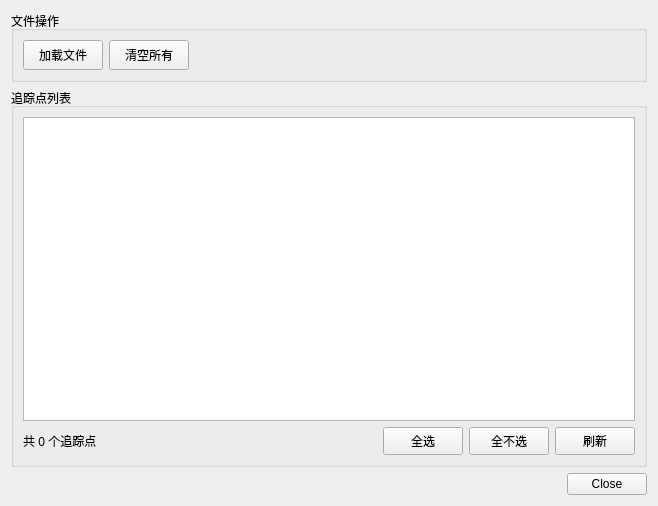
<?xml version="1.0" encoding="UTF-8"?>
<ui version="4.0">
 <class>trackingpointmanager</class>
 <widget class="QWidget" name="trackingpointmanager">
  <property name="geometry">
   <rect>
    <x>0</x>
    <y>0</y>
    <width>658</width>
    <height>506</height>
   </rect>
  </property>
  <property name="windowTitle">
   <string>Form</string>
  </property>
  <layout class="QVBoxLayout" name="verticalLayout">
   <item>
    <widget class="QGroupBox" name="groupBox">
     <property name="title">
      <string>文件操作</string>
     </property>
     <layout class="QHBoxLayout" name="horizontalLayout">
      <item>
       <widget class="QPushButton" name="pbtn_LoadFile">
        <property name="minimumSize">
         <size>
          <width>0</width>
          <height>30</height>
         </size>
        </property>
        <property name="text">
         <string>加载文件</string>
        </property>
       </widget>
      </item>
      <item>
       <widget class="QPushButton" name="pbtn_ClearAll">
        <property name="minimumSize">
         <size>
          <width>0</width>
          <height>30</height>
         </size>
        </property>
        <property name="text">
         <string>清空所有</string>
        </property>
       </widget>
      </item>
      <item>
       <spacer name="horizontalSpacer">
        <property name="orientation">
         <enum>Qt::Horizontal</enum>
        </property>
        <property name="sizeHint" stdset="0">
         <size>
          <width>40</width>
          <height>20</height>
         </size>
        </property>
       </spacer>
      </item>
     </layout>
    </widget>
   </item>
   <item>
    <widget class="QGroupBox" name="groupBox_2">
     <property name="title">
      <string>追踪点列表</string>
     </property>
     <layout class="QVBoxLayout" name="verticalLayout_2">
      <item>
       <widget class="QTableWidget" name="tab_pointtable">
        <property name="alternatingRowColors">
         <bool>true</bool>
        </property>
        <property name="selectionMode">
         <enum>QAbstractItemView::SingleSelection</enum>
        </property>
        <property name="selectionBehavior">
         <enum>QAbstractItemView::SelectRows</enum>
        </property>
       </widget>
      </item>
      <item>
       <layout class="QHBoxLayout" name="horizontalLayout_2">
        <item>
         <widget class="QLabel" name="labelCount">
          <property name="text">
           <string>共 0 个追踪点</string>
          </property>
         </widget>
        </item>
        <item>
         <spacer name="horizontalSpacer_2">
          <property name="orientation">
           <enum>Qt::Horizontal</enum>
          </property>
          <property name="sizeHint" stdset="0">
           <size>
            <width>40</width>
            <height>20</height>
           </size>
          </property>
         </spacer>
        </item>
        <item>
         <widget class="QPushButton" name="pbtn_SelectAll">
          <property name="minimumSize">
           <size>
            <width>0</width>
            <height>28</height>
           </size>
          </property>
          <property name="text">
           <string>全选</string>
          </property>
         </widget>
        </item>
        <item>
         <widget class="QPushButton" name="pbtn_SelectNone">
          <property name="minimumSize">
           <size>
            <width>0</width>
            <height>28</height>
           </size>
          </property>
          <property name="text">
           <string>全不选</string>
          </property>
         </widget>
        </item>
        <item>
         <widget class="QPushButton" name="pbtn_Refresh">
          <property name="minimumSize">
           <size>
            <width>0</width>
            <height>28</height>
           </size>
          </property>
          <property name="text">
           <string>刷新</string>
          </property>
         </widget>
        </item>
       </layout>
      </item>
     </layout>
    </widget>
   </item>
   <item>
    <widget class="QDialogButtonBox" name="buttonBox">
     <property name="standardButtons">
      <set>QDialogButtonBox::Close</set>
     </property>
    </widget>
   </item>
  </layout>
 </widget>
 <resources/>
 <connections/>
</ui>
